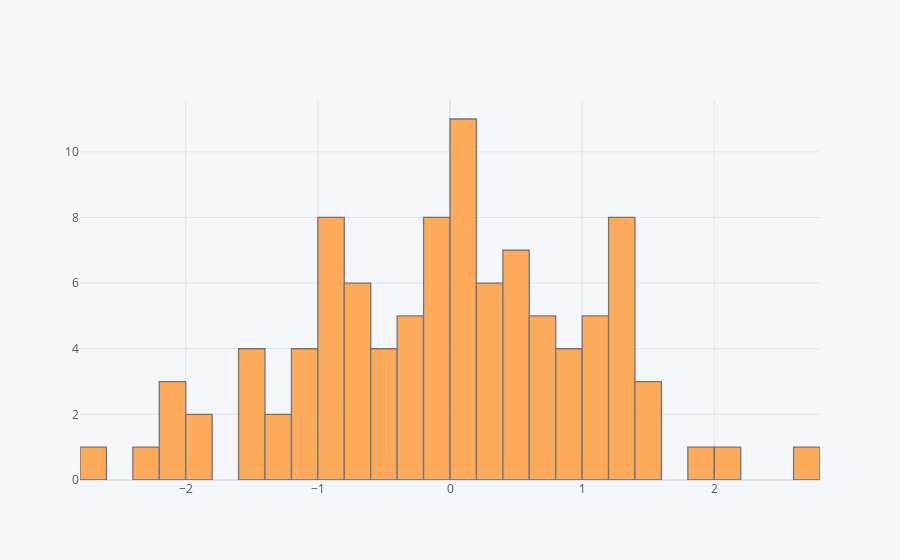

Source (notebook cell):
### Code cell
dataframe['a'].iplot(kind='hist', bins=30) #histograma de la columna a con 30 barras

### Figure 1 — Plotly figure (JSON) as saved in the notebook; plotly's stock layout.template omitted (floating-point values rounded to 4 significant figures)
{"data": [{"histfunc": "count", "histnorm": "", "marker": {"color": "rgba(255, 153, 51, 1.0)", "line": {"color": "#4D5663", "width": 1.3}}, "name": "a", "nbinsx": 30, "opacity": 0.8, "orientation": "v", "type": "histogram", "x": [-1.49, -0.4502, 1.548, 1.977, 0.456, 0.1135, -1.018, 1.182, 0.01185, 0.3679, -0.3233, -0.9462, -0.3772, -0.3442, 1.215, 1.403, 0.0763, -1.118, -0.7111, 0.3592, -0.9817, 0.6195, 1.448, -1.472, 0.7074, 0.5173, -1.244, 1.084, -0.2649, 0.7647, 1.223, 0.8754, 2.026, 0.1236, 2.76, 0.1448, -0.1475, -0.01533, -1.119, 0.5021, 0.8292, 0.8898, -0.8245, 1.39, -0.0955, -0.887, -2.127, 0.7998, -0.3463, 1.067, 0.7589, -0.7744, -1.928, 0.06569, 0.05182, -1.022, -0.03678, -0.1301, -2.615, -0.7752, 0.4653, -1.435, -0.4462, 0.2256, 1.379, -2.034, -1.286, -0.5997, 0.071, -0.1282, -0.4979, -0.8294, 0.01662, 1.326, -0.7848, 0.5725, 0.2417, 0.2926, -1.815, -0.08475, -2.258, -0.7071, 0.4751, -0.8908, 0.4838, 1.218, -0.9471, -0.1428, 0.181, -0.7172, 1.271, 0.9826, 1.067, -2.037, 1.177, -0.9814, 0.3516, 1.371, 0.03381, -1.518]}], "layout": {"barmode": "overlay", "legend": {"bgcolor": "#F5F6F9", "font": {"color": "#4D5663"}}, "paper_bgcolor": "#F5F6F9", "plot_bgcolor": "#F5F6F9", "title": {"font": {"color": "#4D5663"}}, "xaxis": {"gridcolor": "#E1E5ED", "showgrid": true, "tickfont": {"color": "#4D5663"}, "title": {"font": {"color": "#4D5663"}, "text": ""}, "zerolinecolor": "#E1E5ED"}, "yaxis": {"gridcolor": "#E1E5ED", "showgrid": true, "tickfont": {"color": "#4D5663"}, "title": {"font": {"color": "#4D5663"}, "text": ""}, "zerolinecolor": "#E1E5ED"}}}
